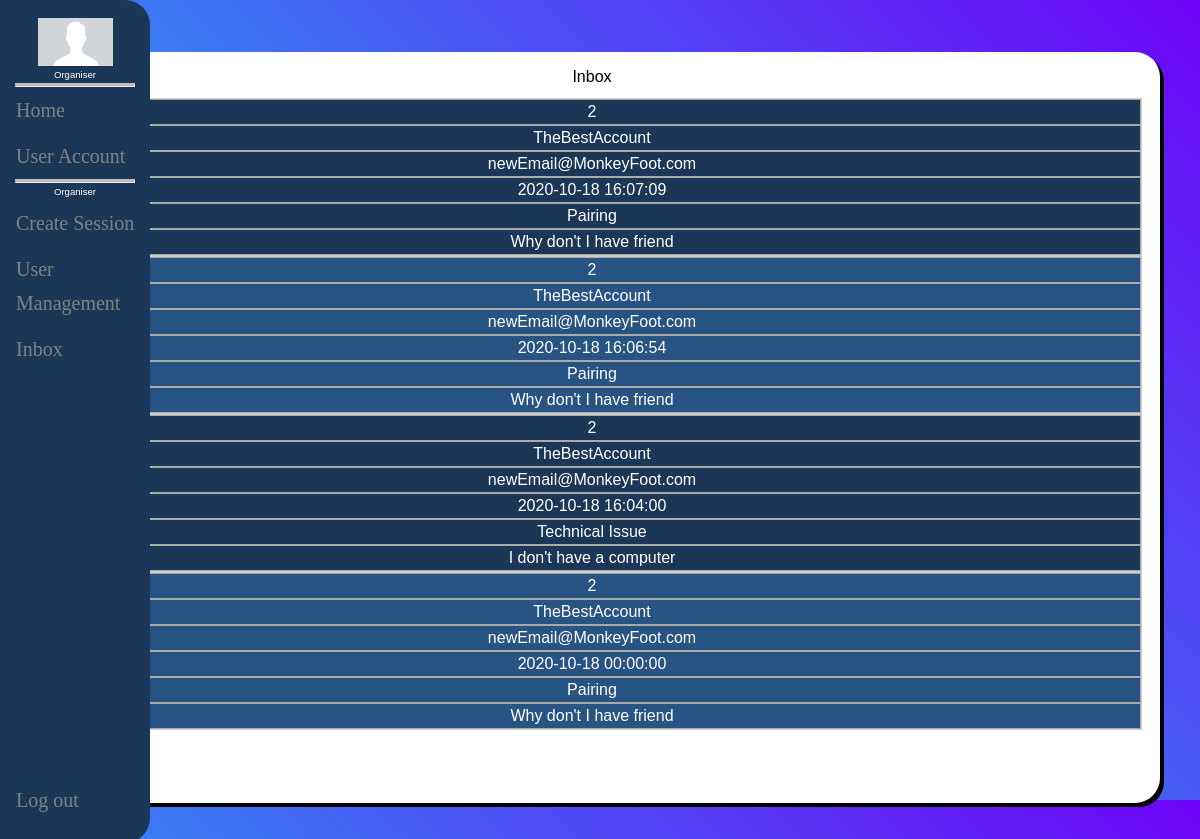
Page /inbox.php (signed in) on the committed database.
### tables this page shows
CREATE TABLE `userquery` (
  `query_id` int(5) NOT NULL,
  `query_user_id` int(5) NOT NULL,
  `query_header` varchar(32) NOT NULL,
  `query_body` varchar(128) NOT NULL,
  `query_date` datetime NOT NULL DEFAULT current_timestamp()
);

CREATE TABLE `useraccount` (
  `user_id` int(5) NOT NULL,
  `user_name` varchar(32) NOT NULL,
  `user_email` varchar(128) NOT NULL,
  `user_password` varchar(128) NOT NULL,
  `user_japanese_skill` int(1) NOT NULL,
  `user_english_skill` int(1) NOT NULL,
  `user_profile_picture_unimplemented` varchar(256) NOT NULL,
  `user_custom_description` varchar(128) NOT NULL
);

### include/classes.php (called while the page is built, shortened)
<?php
require_once "auth.php";
require_once "api\data.php";
class User {
    private $userImageRef = "profiledefault";
    private $isOrganiser;
    static function constructUserFromDB($id){
        $userDetails = getCurrentUserDB($id);
        $userName = $userDetails[1];
        $userEmail = $userDetails[2];
        $userJapanSkill = $userDetails[3];
        $userEnglishSkill = $userDetails[4];
        $userImageRef = $userDetails[5];
        $userCustomInfo = $userDetails[6];
        $isOrganiser = $userDetails[7];
        $userCreated = $userDetails[8];
        $user = new User($id, $userName, $userEmail, $userJapanSkill, $userEnglishSkill);
        $user->isOrganiser = $isOrganiser;
        $user->userCustomInfo = $userCustomInfo;
        if (strlen($userImageRef) > 2) {
            $user->userImageRef = $userImageRef;
        } else {
            $user->userImageRef = "profiledefault.jpg";
        }
        $user->userCreated = $userCreated;
        return $user;
    }
    public function getUserImageRef(){
        return $this->userImageRef;
    }
    public function getIsOrganiser(){
        return $this->isOrganiser;
    }
}

### include/auth.php (called while the page is built, shortened)
<?php
require_once "api/data.php";
function is_logged_in()
{
    return isset($_SESSION['user_name']);
}
function is_Organiser()
{
    if ($_SESSION['currentUser']->getIsOrganiser() == '1') {
        return true;
    } else {
        return false;
    }
}
function logged_in_user()
{
    return $_SESSION['user_name'];
}

### api/data.php (called while the page is built, shortened)
<?php
    require_once "include/auth.php";
    $DB_DSN = "mysql:host=localhost;dbname=paddy";
    $DB_USER = "root";
    $DB_PASSWORD = "";
    function inbox() {
        global $DB_DSN, $DB_USER, $DB_PASSWORD;
        $query = '
        SELECT
        q.query_user_id, u.user_name, q.query_header, q.query_body, q.query_date, u.user_email, u.user_japanese_skill, u.user_english_skill
        FROM useraccount u
        INNER JOIN userquery q
        ON
            u.user_id = q.query_user_id
        ORDER BY q.query_date desc;
        ';
        $conn = new PDO($DB_DSN, $DB_USER, $DB_PASSWORD);
        $stmt = $conn->prepare($query);
        if ($stmt->execute()) {
            return $stmt->fetchAll();
        } else {
            return null;
        }
        }
    function getCurrentUserDB($id){
        global $DB_DSN, $DB_USER, $DB_PASSWORD;
        $conn = new PDO($DB_DSN, $DB_USER, $DB_PASSWORD);
        $sql = "
                SELECT  user_id, user_name, user_email, user_japanese_skill, user_english_skill,
                        user_profile_picture_unimplemented, user_custom_description, isOrganiser,
                        user_created
                FROM    useraccount
                JOIN    usersettings
                ON      useraccount.user_id = usersettings.user_settings_user_id
                WHERE   user_id = ?
               ";
        $stmt = $conn->prepare($sql);
        $stmt->bindValue(1, htmlentities($id));
        if($stmt->execute()){
            return $result = $stmt->fetchAll()[0];
        }
    }
?>

### inbox.php (the view, shortened to what this page needs)
<?php
        include "include/sidebar.php";
        require_once "api\data.php";
        ?>
<!DOCTYPE html>
<html lang="en">
<head>
</head>
<body>
    <div class="grid-container">
        <main class="main">
            <div class="main-cards">
                <div class="card">Inbox
                    <table class="sessiontable" id="myTable">
                        <tbody>
                            <?php
                            $messages = inbox();
                            if($messages != null){
                                foreach ($messages as $row) {
                                    $query_user_id = $row['query_user_id'];
                                    $user_name = $row['user_name'];
                                    $user_email = $row['user_email'];
                                    $query_date = $row['query_date'];
                                    $query_header = $row['query_header'];
                                    $query_body = $row['query_body'];
                                echo "<tr>";
                                echo"<td>$query_user_id</td>";
                                echo"<td>$user_name</td>";
                                echo"<td>$user_email</td>";
                                echo"<td>$query_date</td>";
                                echo"<td>$query_header</td>";
                                echo"<td>$query_body</td>";
                                echo "</tr>";
                                }
                            }
                            ?>
                        </tbody>
                    </table>
                </div>
            </div>
        </main>
    </div>
</body>
</html>

### include/sidebar.php (shortened to what this page needs)
<?php
include "include/classes.php";
$_SESSION['currentUser'] = User::constructUserFromDB(logged_in_user_ID());
require_once "include/auth.php";
?>
  <link rel="stylesheet" type="text/css" href="css/main.css">
<div id="main">
</div>
<aside class="sidenav">
  <br>
  <img src='<?php echo"uploads/". $_SESSION['currentUser']->getUserImageRef(); ?>' alt="Profile Picture">
  <div class="nav_sub_heading">
  <?php echo htmlentities(logged_in_user()); ?>
  </div>
  <?php if (is_logged_in()) {
    echo "<hr class='divider'>";
    echo "<a href='Sessions'>Home</a>";
    echo "<a href='User'>User Account</a>";
    if (is_Organiser()) {
        echo "<hr class='divider'>";
        echo " <div class='nav_sub_heading'>";
        echo "Organiser";
        echo " </div>";
        echo "<a href='NewSession'>Create Session</a>";
        echo "<a href='UserManagement'>User Management</a>";
        echo "<a href='Inbox'>Inbox</a>";
    } else {
       echo "<a href='Contact'>Contact Organiser</a>";
    }
}
?>
  <form action="logout.php" method="POST">
	  <button> <a class="bottom_nav">Log out</a></button>
	</form>
</aside>

### css/main.css (style rules this page uses)
* { margin: 0px; padding: 0px; box-sizing: border-box; font-family: Odin-Rounded, sans-serif; }
body, html { height: 100%; width: 100%; font-family: Odin-Rounded, sans-serif; margin: 0%; padding: 0%; background: -webkit-linear-gradient(-135deg, #6d03f7, #0fdfee); }
a { font-family: Odin-Rounded; font-size: 1em; text-decoration: none; line-height: 1.7; color: #666666; margin: 0px; transition: all 0.4s; -webkit-transition: all 0.4s; -o-transition: all 0.4s; -moz-transition: all 0.4s; }
button { outline: none !important; border: none; background: transparent; }
table.sessiontable { border: 0.125em solid #FFFFFF; background-color: #1B3757; width: 100%; text-align: center; border-collapse: collapse; margin-top: 0.625em; margin-bottom: 5%; }
table.sessiontable td, table.sessiontable th { border: 0.0625em solid #AAAAAA; padding: 0.1875em 0.125em; }
table.sessiontable tbody td { color: #FFFFFF; }
table.sessiontable tr:nth-child(even) { background: #285484; }
form { width: 100%; }
@media only screen and (max-width: 1500px) { body, html { overflow-y: visible; } }
@media only screen and (max-width: 1500px) { table, thead, tbody, th, td, tr { display: block; } }
@media only screen and (max-width: 1500px) { tr { border: 1px solid #ccc; } }
@media only screen and (max-width: 1500px) { td { border: none; border-bottom: 1px solid #eee; position: relative; padding-left: 200px; width: 100%; } }
@media only screen and (max-width: 1500px) { td:before { position: absolute; top: 12px; left: 6px; width: 200px; padding-right: 40px; white-space: nowrap; margin-left: -150px; } }
.sidenav { height: 100%; width: 12.5%; position: fixed; z-index: 1; top: 0; left: 0; overflow-x: hidden; padding-top: 0px; grid-area: sidenav; background-color: #1b3757; border-top-left-radius: 0px; border-top-right-radius: 25px; border-bottom-right-radius: 25px; border-bottom-left-radius: 0px; }
.sidenav img { display: block; margin-left: auto; margin-right: auto; width: 50%; }
.nav_sub_heading { text-align: center; color: white; padding: 3px; font-size: 0.8vw; }
.sidenav a { padding: 6px 8px 6px 16px; text-decoration: none; font-size: 20px; color: #818181; display: block; }
.bottom_nav { position: absolute; bottom: 1em; }
#main { transition: margin-left .5s; padding: 16px; padding-top: 0px; padding-left: 0px; }
.main { grid-area: main; }
hr.divider { border-top: 3px solid #bbb; display: block; margin-left: auto; margin-right: auto; width: 80%; }
.grid-container { grid-template-columns: 12.5% 1fr; grid-template-rows: 0px 1fr 1%; grid-template-areas: "sidenav header" "sidenav main" "sidenav footer"; height: 100%; }
.main-cards { margin-top: 1%; display: flex; padding: 2%; }
.card { display: flex; flex-direction: column; align-items: center; margin-right: 1em; margin-bottom: 1em; background-color: #ffffff; padding: 1em; box-sizing: border-box; border-radius: 25px; box-shadow: 4px 4px; width: 100%; height: 100%; }

### rows in the picture
userquery: query_user "2", query_user.user_name "TheBestAccount", query_user.user_email "newEmail@MonkeyFoot.com", query_date "2020-10-18 16:07:09", query_header "Pairing", query_body "Why don't I have friend"
userquery: query_user "2", query_user.user_name "TheBestAccount", query_user.user_email "newEmail@MonkeyFoot.com", query_date "2020-10-18 16:06:54", query_header "Pairing", query_body "Why don't I have friend"
userquery: query_user "2", query_user.user_name "TheBestAccount", query_user.user_email "newEmail@MonkeyFoot.com", query_date "2020-10-18 16:04:00", query_header "Technical Issue", query_body "I don't have a computer"
userquery: query_user "2", query_user.user_name "TheBestAccount", query_user.user_email "newEmail@MonkeyFoot.com", query_date "2020-10-18 00:00:00", query_header "Pairing", query_body "Why don't I have friend"

### other values in the picture
logged_in_user() "Organiser"
